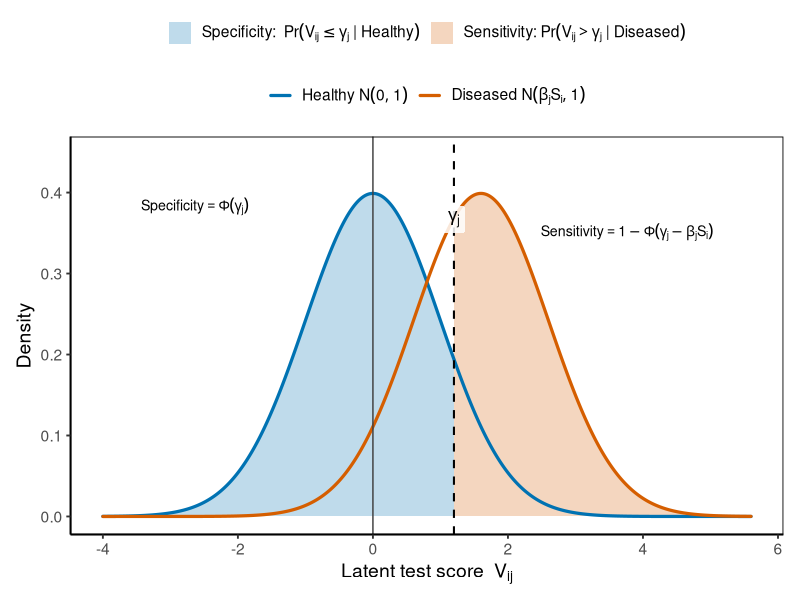
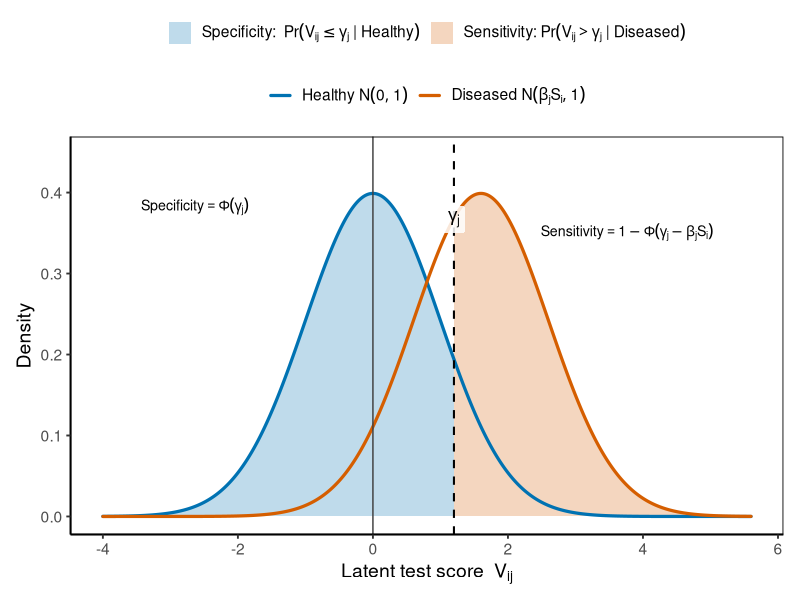
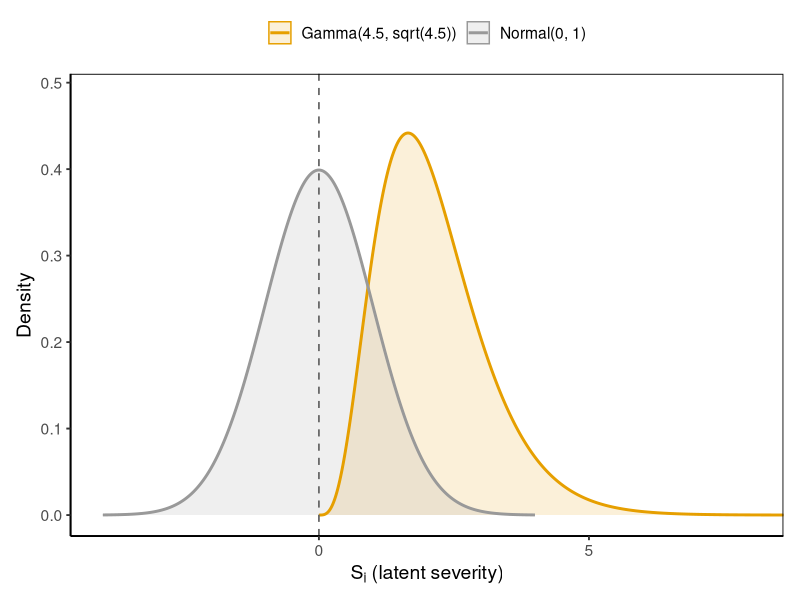

Source code (R) for these figures, in order:

###############################################
library(ggplot2)
library(grid)

# ---- inputs ----
gamma_thr <- 1.2
mu        <- 1.6
sd_latent <- 1

# ---- derived metrics ----
spec <- pnorm(gamma_thr, mean = 0, sd = sd_latent)
sens <- 1 - pnorm(gamma_thr, mean = mu, sd = sd_latent)

# ---- data grid ----
xmax <- max(gamma_thr, mu) + 4
xmin <- -4
x <- seq(xmin, xmax, length.out = 2000)
dh <- dnorm(x, mean = 0,  sd = sd_latent)
dd <- dnorm(x, mean = mu, sd = sd_latent)
ymax <- max(dh, dd)

# groups
df <- rbind(
  data.frame(x, y = dh, group = "healthy"),
  data.frame(x, y = dd, group = "diseased")
)
df$group <- factor(df$group, levels = c("healthy", "diseased"))

# shaded regions
shade_spec <- data.frame(x = x[x <= gamma_thr], y = dh[x <= gamma_thr], what = "spec")
shade_sens <- data.frame(x = x[x >= gamma_thr], y = dd[x >= gamma_thr], what = "sens")
shade_df   <- rbind(shade_spec, shade_sens)

# colors
col_healthy  <- "#0072B2"
col_diseased <- "#D55E00"

p <- ggplot(df, aes(x, y)) +
  geom_area(data = shade_df, aes(x, y, fill = what), alpha = 0.25, color = NA) +
  geom_line(aes(color = group), linewidth = 1.1, lineend = "round") +
  geom_vline(xintercept = gamma_thr, linetype = 2, linewidth = 0.7) +
  geom_vline(xintercept = 0, linewidth = 0.5, color = "grey25") +
  # ---- clearer γ_j label: above the curves with a light backdrop ----
annotate("label",
         x = gamma_thr, y = ymax * 0.92,
         label = "gamma[j]", parse = TRUE,
         size = 4.6, label.size = 0, fill = "white", alpha = 0.85) +
  # callouts with subscripts
  annotate("label",
           x = xmin + 0.5, y = ymax * 0.96,
           label = "Specificity == Phi(gamma[j])",
           parse = TRUE, hjust = 0, size = 3.6, label.size = 0) +
  annotate("label",
           x = xmax - 0.5, y = ymax * 0.88,
           label = "Sensitivity == 1 - Phi(gamma[j] - beta[j]*S[i])",
           parse = TRUE, hjust = 1, size = 3.6, label.size = 0) +
  scale_color_manual(
    values = c(healthy = col_healthy, diseased = col_diseased),
    breaks  = c("healthy", "diseased"),
    labels  = c(
      expression(Healthy ~ N(0, 1)),
      expression(Diseased ~ N(beta[j] * S[i], 1))
    ),
    name = NULL
  ) +
  scale_fill_manual(
    values = c(spec = col_healthy, sens = col_diseased),
    breaks = c("spec","sens"),
    labels = c(
      expression("Specificity:  " * Pr(V[ij] <= gamma[j] ~ "|" ~ Healthy)),
      expression("Sensitivity: " * Pr(V[ij] >  gamma[j] ~ "|" ~ Diseased))
    ),
    name = NULL
  ) +
  labs(
    x = expression("Latent test score  " * V[ij]),
    y = "Density"
  ) +
  coord_cartesian(xlim = c(xmin, xmax), ylim = c(0, ymax * 1.12)) +
  theme_classic(base_size = 14) +
  theme(
    plot.title.position = "plot",
    legend.position = "top",
    legend.direction = "horizontal",
    legend.box = "vertical",
    axis.ticks.length = grid::unit(3, "pt"),
    panel.border = element_rect(color = "black", fill = NA, linewidth = 0.6),
    plot.margin = margin(8, 12, 8, 12)
  )

print(p)

ggsave("Vij_plot.png", p, width = 6, height = 6.5, dpi = 1000)


# ==== Publication-ready panel: Gamma(4.5, sqrt(4.5)) vs Normal(0, 1) ====
library(ggplot2)

col_gamma  <- "#E69F00"
col_normal <- "#999999"

shape <- 4.5
rate  <- sqrt(4.5)

# Full Normal(0,1), one-sided Gamma
x_n <- seq(-4, 4, length.out = 2400)
x_g <- seq(0, 10, length.out = 2400)

df2 <- rbind(
  data.frame(
    x = x_g,
    y = dgamma(x_g, shape = shape, rate = rate),
    dist = "Gamma(4.5, sqrt(4.5))"
  ),
  data.frame(
    x = x_n,
    y = dnorm(x_n, mean = 0, sd = 1),
    dist = "Normal(0, 1)"
  )
)

y_max <- max(df2$y) * 1.1

p2 <- ggplot(df2, aes(x, y, color = dist, fill = dist)) +
  geom_area(alpha = 0.15, position = "identity") +
  geom_line(linewidth = 1) +
  geom_vline(xintercept = 0, linetype = 2, linewidth = 0.6, color = "grey40") +
  scale_color_manual(values = c("Gamma(4.5, sqrt(4.5))" = col_gamma,
                                "Normal(0, 1)" = col_normal)) +
  scale_fill_manual(values = c("Gamma(4.5, sqrt(4.5))" = col_gamma,
                               "Normal(0, 1)" = col_normal)) +
  labs(
    x = expression(S[i]~"(latent severity)"),
    y = "Density",
    color = NULL,
    fill  = NULL
  ) +
  coord_cartesian(xlim = c(-4, 8), ylim = c(0, y_max)) +
  theme_classic(base_size = 14) +   # match base_size too if you want
  theme(
    axis.ticks.length = grid::unit(3, "pt"),
    panel.border      = element_rect(color = "black", fill = NA, linewidth = 0.6),
    legend.position   = "top",
    legend.direction  = "horizontal",
    legend.box        = "vertical",
    plot.margin       = margin(8, 12, 8, 12)
  )

ggsave("Figure_gamma.png", p2, width = 6, height = 6.5, dpi = 800)
